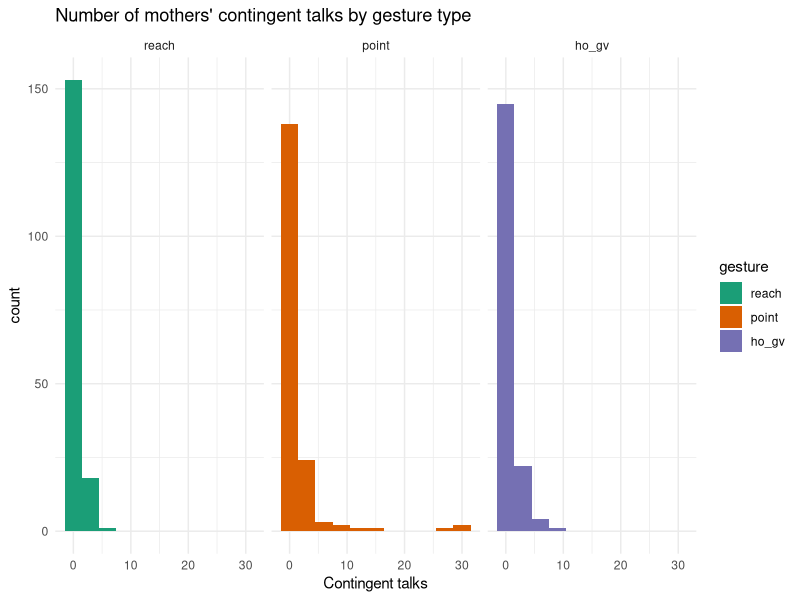
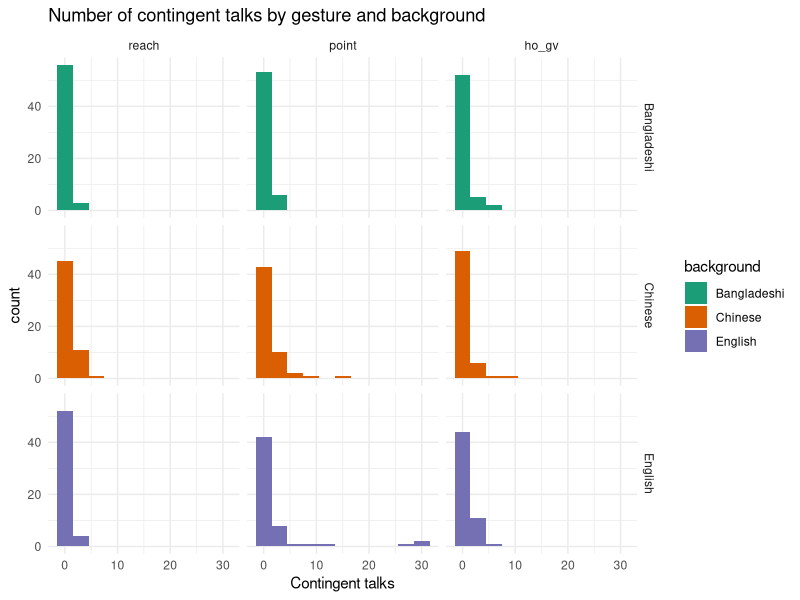
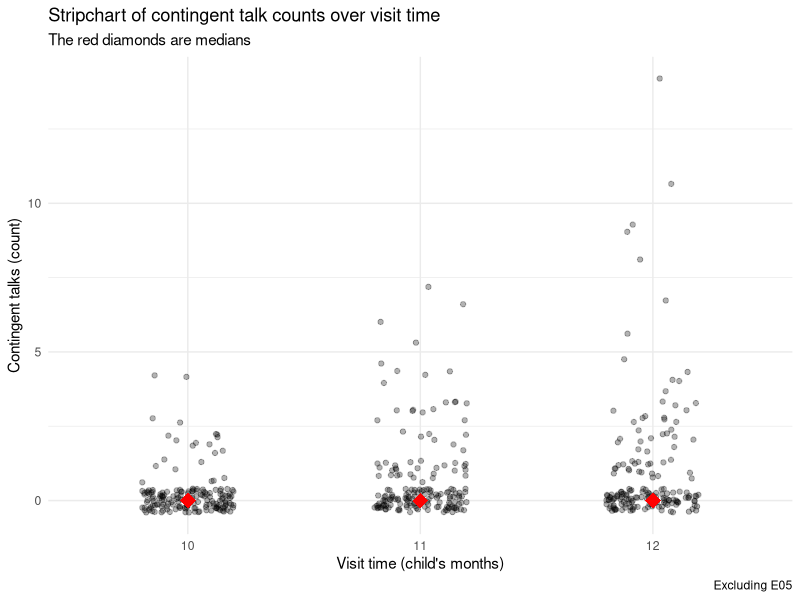
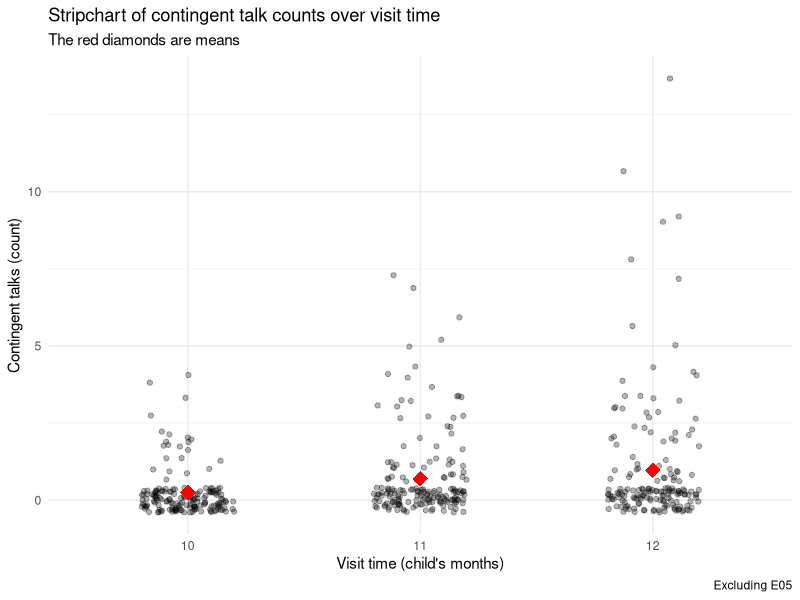
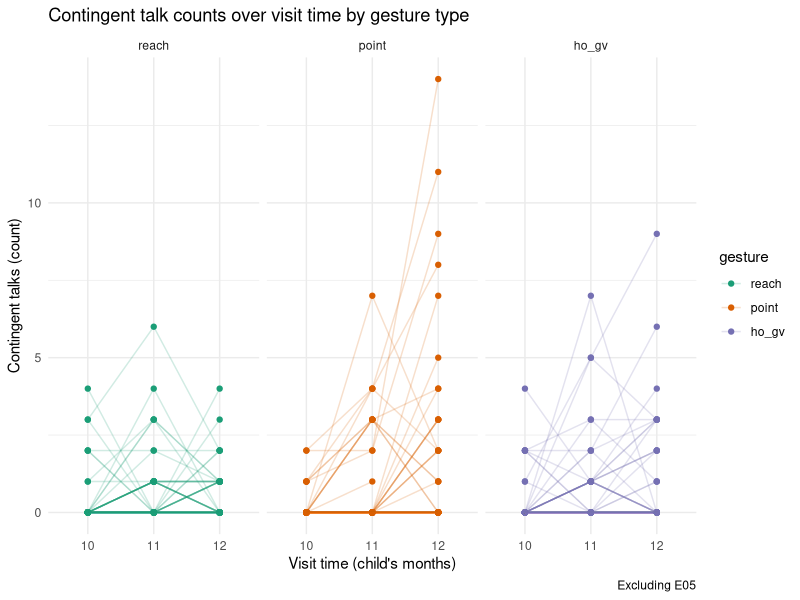
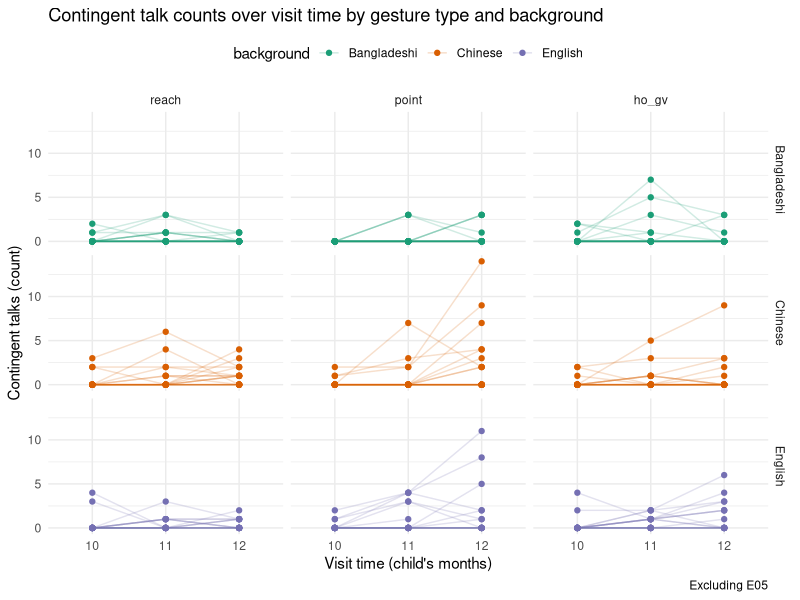

These figures' R source, in order:
## ---- chunk 1
knitr::opts_chunk$set(echo = FALSE, fig.align = "center")
knitr::opts_knit$set(root.dir = normalizePath("../../"))
library(tidyverse)
theme_set(theme_minimal())
scale_colour_discrete <- function(...) scale_color_brewer(..., type = "qual", palette = "Dark2")
scale_fill_discrete <- function(...) scale_fill_brewer(..., type = "qual", palette = "Dark2")
## ---- chunk 2
gestures <- read_csv("./data/gestures.csv")

gestures_tot <- gestures %>%
  group_by(dyad, background, months, gesture) %>%
  summarise(
    count = sum(count),
    ct = sum(ct)
  ) %>%
  ungroup() %>%
  mutate(
    gesture = factor(gesture, levels = c("reach", "point", "ho_gv"))
  ) %>%
  mutate_if(is.character, as.factor)
## ---- chunk 3
gestures_tot %>%
  ggplot(aes(ct, fill = gesture)) +
  geom_histogram(binwidth = 3) +
  facet_grid(~ gesture) +
  labs(
    title = "Number of mothers' contingent talks by gesture type",
    x = "Contingent talks"
  )
## ---- chunk 4
gestures_tot %>%
  ggplot(aes(ct, fill = background)) +
  geom_histogram(binwidth = 3) +
  facet_grid(background ~ gesture) +
  labs(
    title = "Number of contingent talks by gesture and background",
    x = "Contingent talks"
  )
## ---- chunk 5
gestures_tot %>%
  filter(ct < 20) %>%
  ggplot(aes(as.factor(months), ct)) +
  geom_jitter(width = 0.2, alpha = 0.3) +
  stat_summary(fun.y = median, geom = "point", shape = 18, size = 5, color = "red") +
  labs(
    title = "Stripchart of contingent talk counts over visit time",
    subtitle = "The red diamonds are medians",
    caption = "Excluding E05",
    x = "Visit time (child's months)",
    y = "Contingent talks (count)"
  )
## ---- chunk 6
gestures_tot %>%
  filter(ct < 20) %>%
  ggplot(aes(as.factor(months), ct)) +
  geom_jitter(width = 0.2, alpha = 0.3) +
  stat_summary(fun.y = mean, geom = "point", shape = 18, size = 5, color = "red") +
  labs(
    title = "Stripchart of contingent talk counts over visit time",
    subtitle = "The red diamonds are means",
    caption = "Excluding E05",
    x = "Visit time (child's months)",
    y = "Contingent talks (count)"
  )
## ---- chunk 7
gestures_tot %>%
  filter(ct < 20) %>%
  ggplot(aes(as.factor(months), ct, group = dyad, colour = gesture)) +
  geom_point() +
  geom_line(alpha = 0.2) +
  facet_grid(~ gesture) +
  labs(
    title = "Contingent talk counts over visit time by gesture type",
    caption = "Excluding E05",
    x = "Visit time (child's months)",
    y = "Contingent talks (count)"
  )
## ---- chunk 8
gestures_tot %>%
  filter(ct < 20) %>%
  ggplot(aes(as.factor(months), ct, group = dyad, colour = background)) +
  geom_point() +
  geom_line(alpha = 0.2) +
  facet_grid(background ~ gesture) +
  labs(
    title = "Contingent talk counts over visit time by gesture type and background",
    caption = "Excluding E05",
    x = "Visit time (child's months)",
    y = "Contingent talks (count)"
  ) +
  theme(legend.position = "top")
